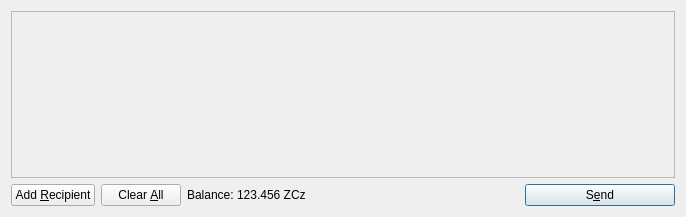
<?xml version="1.0" encoding="UTF-8"?>
<ui version="4.0">
 <class>SendCoinsDialog</class>
 <widget class="QDialog" name="SendCoinsDialog">
  <property name="geometry">
   <rect>
    <x>0</x>
    <y>0</y>
    <width>686</width>
    <height>217</height>
   </rect>
  </property>
  <property name="windowTitle">
   <string>Send Coins</string>
  </property>
  <layout class="QVBoxLayout" name="verticalLayout">
   <item>
    <widget class="QScrollArea" name="scrollArea">
     <property name="widgetResizable">
      <bool>true</bool>
     </property>
     <widget class="QWidget" name="scrollAreaWidgetContents">
      <property name="geometry">
       <rect>
        <x>0</x>
        <y>0</y>
        <width>666</width>
        <height>165</height>
       </rect>
      </property>
      <layout class="QVBoxLayout" name="verticalLayout_2">
       <property name="margin">
        <number>0</number>
       </property>
       <item>
        <layout class="QVBoxLayout" name="entries">
         <property name="spacing">
          <number>6</number>
         </property>
        </layout>
       </item>
       <item>
        <spacer name="verticalSpacer">
         <property name="orientation">
          <enum>Qt::Vertical</enum>
         </property>
         <property name="sizeHint" stdset="0">
          <size>
           <width>20</width>
           <height>40</height>
          </size>
         </property>
        </spacer>
       </item>
      </layout>
     </widget>
    </widget>
   </item>
   <item>
    <layout class="QHBoxLayout" name="horizontalLayout">
     <item>
      <widget class="QPushButton" name="addButton">
       <property name="toolTip">
        <string>Send to multiple recipients at once</string>
       </property>
       <property name="text">
        <string>Add &amp;Recipient</string>
       </property>
       <property name="icon">
        <iconset resource="../bitcoin.qrc">
         <normaloff>:/icons/add</normaloff>:/icons/add</iconset>
       </property>
       <property name="autoDefault">
        <bool>false</bool>
       </property>
      </widget>
     </item>
     <item>
      <widget class="QPushButton" name="clearButton">
       <property name="sizePolicy">
        <sizepolicy hsizetype="Minimum" vsizetype="Fixed">
         <horstretch>0</horstretch>
         <verstretch>0</verstretch>
        </sizepolicy>
       </property>
       <property name="toolTip">
        <string>Remove all transaction fields</string>
       </property>
       <property name="text">
        <string>Clear &amp;All</string>
       </property>
       <property name="icon">
        <iconset resource="../bitcoin.qrc">
         <normaloff>:/icons/remove</normaloff>:/icons/remove</iconset>
       </property>
       <property name="autoRepeatDelay">
        <number>300</number>
       </property>
       <property name="autoDefault">
        <bool>false</bool>
       </property>
      </widget>
     </item>
     <item>
      <layout class="QHBoxLayout" name="horizontalLayout_2">
       <property name="spacing">
        <number>3</number>
       </property>
       <item>
        <widget class="QLabel" name="label">
         <property name="text">
          <string>Balance:</string>
         </property>
        </widget>
       </item>
       <item>
        <widget class="QLabel" name="labelBalance">
         <property name="cursor">
          <cursorShape>IBeamCursor</cursorShape>
         </property>
         <property name="text">
          <string>123.456 ZCz</string>
         </property>
         <property name="textInteractionFlags">
          <set>Qt::LinksAccessibleByMouse|Qt::TextSelectableByKeyboard|Qt::TextSelectableByMouse</set>
         </property>
        </widget>
       </item>
      </layout>
     </item>
     <item>
      <spacer name="horizontalSpacer">
       <property name="orientation">
        <enum>Qt::Horizontal</enum>
       </property>
       <property name="sizeHint" stdset="0">
        <size>
         <width>40</width>
         <height>20</height>
        </size>
       </property>
      </spacer>
     </item>
     <item>
      <widget class="QPushButton" name="sendButton">
       <property name="minimumSize">
        <size>
         <width>150</width>
         <height>0</height>
        </size>
       </property>
       <property name="toolTip">
        <string>Confirm the send action</string>
       </property>
       <property name="text">
        <string>S&amp;end</string>
       </property>
       <property name="icon">
        <iconset resource="../bitcoin.qrc">
         <normaloff>:/icons/send</normaloff>:/icons/send</iconset>
       </property>
       <property name="default">
        <bool>true</bool>
       </property>
      </widget>
     </item>
    </layout>
   </item>
  </layout>
 </widget>
 <resources>
  <include location="../bitcoin.qrc"/>
 </resources>
 <connections/>
</ui>
